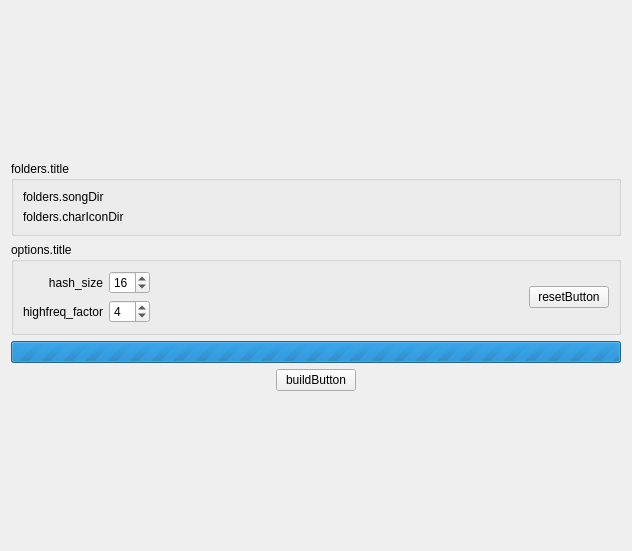
<?xml version="1.0" encoding="UTF-8"?>
<ui version="4.0">
 <class>tabOcr_BuildPHashDatabase</class>
 <widget class="QWidget" name="tabOcr_BuildPHashDatabase">
  <property name="geometry">
   <rect>
    <x>0</x>
    <y>0</y>
    <width>632</width>
    <height>551</height>
   </rect>
  </property>
  <property name="windowTitle">
   <string notr="true">tabOcr_BuildPHashDatabase</string>
  </property>
  <layout class="QVBoxLayout" name="verticalLayout_3">
   <item>
    <spacer name="verticalSpacer">
     <property name="orientation">
      <enum>Qt::Vertical</enum>
     </property>
     <property name="sizeHint" stdset="0">
      <size>
       <width>20</width>
       <height>40</height>
      </size>
     </property>
    </spacer>
   </item>
   <item>
    <widget class="QGroupBox" name="groupBox">
     <property name="title">
      <string>folders.title</string>
     </property>
     <layout class="QVBoxLayout" name="verticalLayout">
      <item>
       <layout class="QHBoxLayout" name="horizontalLayout">
        <item>
         <widget class="QLabel" name="label">
          <property name="text">
           <string>folders.songDir</string>
          </property>
         </widget>
        </item>
        <item>
         <widget class="FileSelector" name="songDirSelector" native="true">
          <property name="sizePolicy">
           <sizepolicy hsizetype="MinimumExpanding" vsizetype="Preferred">
            <horstretch>0</horstretch>
            <verstretch>0</verstretch>
           </sizepolicy>
          </property>
         </widget>
        </item>
       </layout>
      </item>
      <item>
       <layout class="QHBoxLayout" name="horizontalLayout_2">
        <item>
         <widget class="QLabel" name="label_2">
          <property name="text">
           <string>folders.charIconDir</string>
          </property>
         </widget>
        </item>
        <item>
         <widget class="FileSelector" name="charIconDirSelector" native="true">
          <property name="sizePolicy">
           <sizepolicy hsizetype="MinimumExpanding" vsizetype="Preferred">
            <horstretch>0</horstretch>
            <verstretch>0</verstretch>
           </sizepolicy>
          </property>
         </widget>
        </item>
       </layout>
      </item>
     </layout>
    </widget>
   </item>
   <item>
    <widget class="QGroupBox" name="groupBox_2">
     <property name="title">
      <string>options.title</string>
     </property>
     <layout class="QHBoxLayout" name="horizontalLayout_3">
      <item>
       <layout class="QVBoxLayout" name="verticalLayout_2">
        <item>
         <layout class="QHBoxLayout" name="horizontalLayout_6">
          <item>
           <widget class="QLabel" name="label_3">
            <property name="text">
             <string notr="true">hash_size</string>
            </property>
            <property name="alignment">
             <set>Qt::AlignRight|Qt::AlignTrailing|Qt::AlignVCenter</set>
            </property>
           </widget>
          </item>
          <item>
           <widget class="QSpinBox" name="hashSizeSpinBox">
            <property name="sizePolicy">
             <sizepolicy hsizetype="Maximum" vsizetype="Fixed">
              <horstretch>0</horstretch>
              <verstretch>0</verstretch>
             </sizepolicy>
            </property>
            <property name="minimum">
             <number>2</number>
            </property>
            <property name="maximum">
             <number>64</number>
            </property>
            <property name="value">
             <number>16</number>
            </property>
           </widget>
          </item>
         </layout>
        </item>
        <item>
         <layout class="QHBoxLayout" name="horizontalLayout_7">
          <item>
           <widget class="QLabel" name="label_4">
            <property name="text">
             <string notr="true">highfreq_factor</string>
            </property>
            <property name="alignment">
             <set>Qt::AlignRight|Qt::AlignTrailing|Qt::AlignVCenter</set>
            </property>
           </widget>
          </item>
          <item>
           <widget class="QSpinBox" name="highfreqFactorSpinBox">
            <property name="sizePolicy">
             <sizepolicy hsizetype="Maximum" vsizetype="Fixed">
              <horstretch>0</horstretch>
              <verstretch>0</verstretch>
             </sizepolicy>
            </property>
            <property name="maximum">
             <number>32</number>
            </property>
            <property name="value">
             <number>4</number>
            </property>
           </widget>
          </item>
         </layout>
        </item>
       </layout>
      </item>
      <item>
       <spacer name="horizontalSpacer_3">
        <property name="orientation">
         <enum>Qt::Horizontal</enum>
        </property>
        <property name="sizeHint" stdset="0">
         <size>
          <width>40</width>
          <height>20</height>
         </size>
        </property>
       </spacer>
      </item>
      <item>
       <widget class="QPushButton" name="optionsResetButton">
        <property name="text">
         <string>resetButton</string>
        </property>
       </widget>
      </item>
     </layout>
    </widget>
   </item>
   <item>
    <widget class="QProgressBar" name="progressBar">
     <property name="maximum">
      <number>0</number>
     </property>
     <property name="value">
      <number>0</number>
     </property>
     <property name="alignment">
      <set>Qt::AlignCenter</set>
     </property>
     <property name="format">
      <string notr="true">%v/%m - %p%</string>
     </property>
    </widget>
   </item>
   <item>
    <layout class="QHBoxLayout" name="horizontalLayout_5">
     <item>
      <spacer name="horizontalSpacer">
       <property name="orientation">
        <enum>Qt::Horizontal</enum>
       </property>
       <property name="sizeHint" stdset="0">
        <size>
         <width>40</width>
         <height>20</height>
        </size>
       </property>
      </spacer>
     </item>
     <item>
      <widget class="QPushButton" name="buildButton">
       <property name="text">
        <string>buildButton</string>
       </property>
      </widget>
     </item>
     <item>
      <spacer name="horizontalSpacer_2">
       <property name="orientation">
        <enum>Qt::Horizontal</enum>
       </property>
       <property name="sizeHint" stdset="0">
        <size>
         <width>40</width>
         <height>20</height>
        </size>
       </property>
      </spacer>
     </item>
    </layout>
   </item>
   <item>
    <spacer name="verticalSpacer_2">
     <property name="orientation">
      <enum>Qt::Vertical</enum>
     </property>
     <property name="sizeHint" stdset="0">
      <size>
       <width>20</width>
       <height>40</height>
      </size>
     </property>
    </spacer>
   </item>
  </layout>
 </widget>
 <customwidgets>
  <customwidget>
   <class>FileSelector</class>
   <extends>QWidget</extends>
   <header>ui.implements.components.fileSelector</header>
   <container>1</container>
  </customwidget>
 </customwidgets>
 <resources/>
 <connections/>
</ui>
